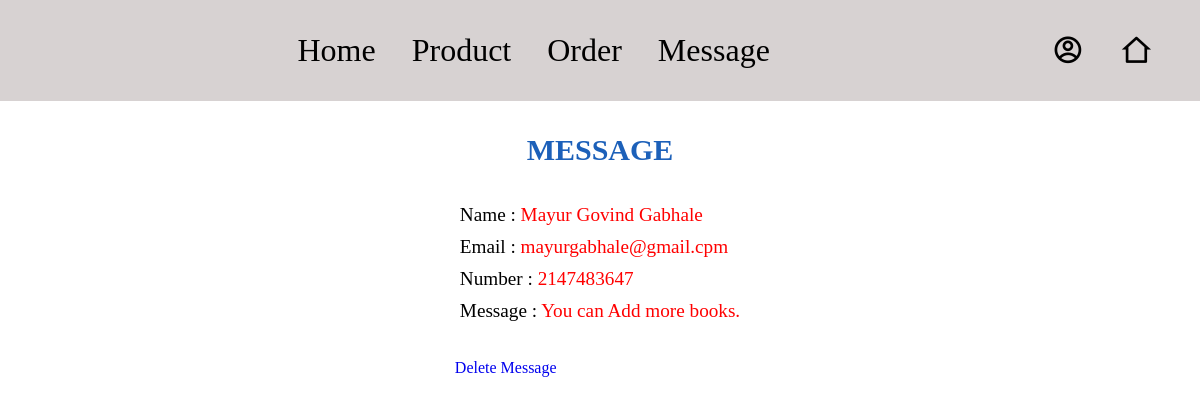
The app's page /Seller_message.php (signed in) with its own data.
### tables this page shows
CREATE TABLE `message` (
  `id` int(11) NOT NULL,
  `user_id` int(100) NOT NULL,
  `name` varchar(255) NOT NULL,
  `email` varchar(255) NOT NULL,
  `number` varchar(12) NOT NULL,
  `message` varchar(500) NOT NULL
);

### Seller_message.php (the view, shortened to what this page needs)
<!DOCTYPE html>
<html lang="en">
<head>
    <link rel="stylesheet" href="seller_massage.css">
</head>
<body>
    <?php include 'seller_header.php'; ?>
    <section class="message">
        <h1 class="title">Message</h1>
        <div class="box-container">
            <?php
            $select_message = mysqli_query($conn, "SELECT * FROM `message`") or die('query failed');
            if (mysqli_num_rows($select_message) > 0) {
                while ($fetch_message = mysqli_fetch_assoc($select_message)) {
            ?>
                    <div class="box">
                        <span class="box_un">
                        <p>Name : <span><?php echo $fetch_message['name']; ?></span></p>
                        <p>Email : <span><?php echo $fetch_message['email']; ?></span></p>
                        <p>Number : <span><?php echo $fetch_message['number']; ?></span></p>
                        <p class="delete">Message : <span><?php echo $fetch_message['message']; ?></span></p>
                        </span>
                        <a href="Seller_message.php?delete=<?php echo $fetch_message['id'];?>" onclick="return confirm('Delete This messsage ?');" class="">Delete Message</a>
                    </div>
            <?php
                };
            }else{
               echo ' <p class="empty">You Have No Message Yet !</p>';
            }
            ?>
        </div>
    </section>
</body>
</html>

### seller_massage.css (style rules this page uses)
* { margin: 0; padding: 0; }
.message .box-container { display: flex; grid-template-columns: repeat(auto-fit, 30rem); justify-content: center; gap: 1.5rem; margin: 0 auto; align-items: flex-start; }
.box p { font-size: 1.2rem; padding: 5px; }
.box p span { color: red; }
.box_un { margin-bottom: 2rem; padding-bottom: 2rem; }
.delete { margin-bottom: 2rem; }

### seller_style.css (style rules this page uses)
* { margin: 0; padding: 0; text-decoration: none; }
html { overflow-x: hiddend; }
.title { text-align: center; margin: 2rem 0; text-transform: uppercase; color: rgb(28, 96, 185); font-size: 30px; }

### records on screen
message: name "Mayur Govind Gabhale", email "mayurgabhale@gmail.cpm", number "2147483647", message "You can Add more books."
